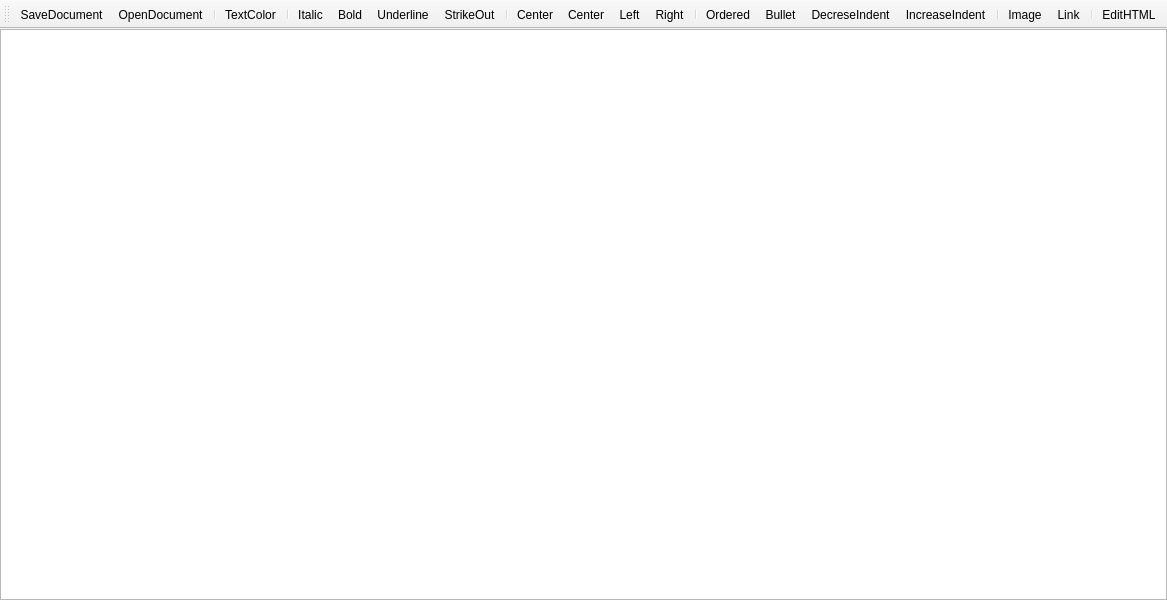
<?xml version="1.0" encoding="UTF-8"?>
<ui version="4.0">
 <class>MainWindow</class>
 <widget class="QMainWindow" name="MainWindow">
  <property name="geometry">
   <rect>
    <x>0</x>
    <y>0</y>
    <width>997</width>
    <height>600</height>
   </rect>
  </property>
  <property name="sizePolicy">
   <sizepolicy hsizetype="Minimum" vsizetype="Minimum">
    <horstretch>0</horstretch>
    <verstretch>0</verstretch>
   </sizepolicy>
  </property>
  <property name="windowTitle">
   <string>MainWindow</string>
  </property>
  <widget class="QWidget" name="centralwidget">
   <layout class="QHBoxLayout" name="horizontalLayout">
    <property name="spacing">
     <number>0</number>
    </property>
    <property name="leftMargin">
     <number>0</number>
    </property>
    <property name="topMargin">
     <number>0</number>
    </property>
    <property name="rightMargin">
     <number>0</number>
    </property>
    <property name="bottomMargin">
     <number>0</number>
    </property>
    <item>
     <widget class="QTextEdit" name="textEdit">
      <property name="font">
       <font>
        <family>JetBrains Mono</family>
        <pointsize>14</pointsize>
       </font>
      </property>
     </widget>
    </item>
   </layout>
  </widget>
  <widget class="QMenuBar" name="menubar">
   <property name="geometry">
    <rect>
     <x>0</x>
     <y>0</y>
     <width>997</width>
     <height>36</height>
    </rect>
   </property>
  </widget>
  <widget class="QToolBar" name="toolBar">
   <property name="sizePolicy">
    <sizepolicy hsizetype="Minimum" vsizetype="Preferred">
     <horstretch>0</horstretch>
     <verstretch>0</verstretch>
    </sizepolicy>
   </property>
   <property name="minimumSize">
    <size>
     <width>0</width>
     <height>0</height>
    </size>
   </property>
   <property name="windowTitle">
    <string>toolBar</string>
   </property>
   <property name="iconSize">
    <size>
     <width>20</width>
     <height>20</height>
    </size>
   </property>
   <attribute name="toolBarArea">
    <enum>TopToolBarArea</enum>
   </attribute>
   <attribute name="toolBarBreak">
    <bool>false</bool>
   </attribute>
   <addaction name="actionSaveDocument"/>
   <addaction name="actionOpenDocument"/>
   <addaction name="separator"/>
   <addaction name="actionTextColor"/>
   <addaction name="separator"/>
   <addaction name="actionItalic"/>
   <addaction name="actionBold"/>
   <addaction name="actionUnderline"/>
   <addaction name="actionStrikeOut"/>
   <addaction name="separator"/>
   <addaction name="actionCenter"/>
   <addaction name="actionJustify"/>
   <addaction name="actionLeft"/>
   <addaction name="actionRight"/>
   <addaction name="separator"/>
   <addaction name="actionOrdered"/>
   <addaction name="actionBullet"/>
   <addaction name="actionDecreseIndent"/>
   <addaction name="actionIncreaseIndent"/>
   <addaction name="separator"/>
   <addaction name="actionImage"/>
   <addaction name="actionLink"/>
   <addaction name="separator"/>
   <addaction name="actionEditHTML"/>
  </widget>
  <action name="actionBold">
   <property name="checkable">
    <bool>true</bool>
   </property>
   <property name="icon">
    <iconset resource="res.qrc">
     <normaloff>:/icons/bold.svg</normaloff>:/icons/bold.svg</iconset>
   </property>
   <property name="text">
    <string>Bold</string>
   </property>
   <property name="shortcut">
    <string>Ctrl+B</string>
   </property>
   <property name="menuRole">
    <enum>QAction::NoRole</enum>
   </property>
  </action>
  <action name="actionItalic">
   <property name="checkable">
    <bool>true</bool>
   </property>
   <property name="icon">
    <iconset resource="res.qrc">
     <normaloff>:/icons/italic.svg</normaloff>:/icons/italic.svg</iconset>
   </property>
   <property name="text">
    <string>Italic</string>
   </property>
   <property name="shortcut">
    <string>Ctrl+I</string>
   </property>
   <property name="menuRole">
    <enum>QAction::NoRole</enum>
   </property>
  </action>
  <action name="actionStrikeOut">
   <property name="checkable">
    <bool>true</bool>
   </property>
   <property name="icon">
    <iconset resource="res.qrc">
     <normaloff>:/icons/strikethrough.svg</normaloff>:/icons/strikethrough.svg</iconset>
   </property>
   <property name="text">
    <string>StrikeOut</string>
   </property>
   <property name="toolTip">
    <string>Перечеркнутый текст</string>
   </property>
   <property name="menuRole">
    <enum>QAction::NoRole</enum>
   </property>
  </action>
  <action name="actionJustify">
   <property name="checkable">
    <bool>true</bool>
   </property>
   <property name="icon">
    <iconset resource="res.qrc">
     <normaloff>:/icons/align-center.svg</normaloff>:/icons/align-center.svg</iconset>
   </property>
   <property name="text">
    <string>Center</string>
   </property>
   <property name="toolTip">
    <string>Выровнять по ширине</string>
   </property>
   <property name="shortcut">
    <string>Ctrl+J</string>
   </property>
   <property name="menuRole">
    <enum>QAction::NoRole</enum>
   </property>
  </action>
  <action name="actionCenter">
   <property name="checkable">
    <bool>true</bool>
   </property>
   <property name="icon">
    <iconset resource="res.qrc">
     <normaloff>:/icons/align-left.svg</normaloff>:/icons/align-left.svg</iconset>
   </property>
   <property name="text">
    <string>Center</string>
   </property>
   <property name="toolTip">
    <string>Выровнять по центру</string>
   </property>
   <property name="shortcut">
    <string>Ctrl+E</string>
   </property>
   <property name="menuRole">
    <enum>QAction::NoRole</enum>
   </property>
  </action>
  <action name="actionUnderline">
   <property name="checkable">
    <bool>true</bool>
   </property>
   <property name="icon">
    <iconset resource="res.qrc">
     <normaloff>:/icons/underline.svg</normaloff>:/icons/underline.svg</iconset>
   </property>
   <property name="text">
    <string>Underline</string>
   </property>
   <property name="shortcut">
    <string>Ctrl+U</string>
   </property>
   <property name="menuRole">
    <enum>QAction::NoRole</enum>
   </property>
  </action>
  <action name="actionLeft">
   <property name="checkable">
    <bool>true</bool>
   </property>
   <property name="icon">
    <iconset resource="res.qrc">
     <normaloff>:/icons/align-right.svg</normaloff>:/icons/align-right.svg</iconset>
   </property>
   <property name="text">
    <string>Left</string>
   </property>
   <property name="toolTip">
    <string>Выровнять по левому краю</string>
   </property>
   <property name="shortcut">
    <string>Ctrl+L</string>
   </property>
   <property name="menuRole">
    <enum>QAction::NoRole</enum>
   </property>
  </action>
  <action name="actionRight">
   <property name="checkable">
    <bool>true</bool>
   </property>
   <property name="icon">
    <iconset resource="res.qrc">
     <normaloff>:/icons/align-justify.svg</normaloff>:/icons/align-justify.svg</iconset>
   </property>
   <property name="text">
    <string>Right</string>
   </property>
   <property name="toolTip">
    <string>Выровнять по правому краю</string>
   </property>
   <property name="shortcut">
    <string>Ctrl+R</string>
   </property>
   <property name="menuRole">
    <enum>QAction::NoRole</enum>
   </property>
  </action>
  <action name="actionImage">
   <property name="icon">
    <iconset resource="res.qrc">
     <normaloff>:/icons/image.svg</normaloff>:/icons/image.svg</iconset>
   </property>
   <property name="text">
    <string>Image</string>
   </property>
   <property name="menuRole">
    <enum>QAction::NoRole</enum>
   </property>
  </action>
  <action name="actionLink">
   <property name="checkable">
    <bool>true</bool>
   </property>
   <property name="icon">
    <iconset resource="res.qrc">
     <normaloff>:/icons/link-2.svg</normaloff>:/icons/link-2.svg</iconset>
   </property>
   <property name="text">
    <string>Link</string>
   </property>
   <property name="menuRole">
    <enum>QAction::NoRole</enum>
   </property>
  </action>
  <action name="actionBullet">
   <property name="checkable">
    <bool>true</bool>
   </property>
   <property name="icon">
    <iconset resource="res.qrc">
     <normaloff>:/icons/list.svg</normaloff>:/icons/list.svg</iconset>
   </property>
   <property name="text">
    <string>Bullet</string>
   </property>
   <property name="toolTip">
    <string>Маркированный список</string>
   </property>
   <property name="shortcut">
    <string>Ctrl+Shift+L, B</string>
   </property>
   <property name="menuRole">
    <enum>QAction::NoRole</enum>
   </property>
  </action>
  <action name="actionOrdered">
   <property name="checkable">
    <bool>true</bool>
   </property>
   <property name="icon">
    <iconset resource="res.qrc">
     <normaloff>:/icons/list-ordered.svg</normaloff>:/icons/list-ordered.svg</iconset>
   </property>
   <property name="text">
    <string>Ordered</string>
   </property>
   <property name="toolTip">
    <string>Нумерованный список</string>
   </property>
   <property name="shortcut">
    <string>Ctrl+Shift+L, N</string>
   </property>
   <property name="menuRole">
    <enum>QAction::NoRole</enum>
   </property>
  </action>
  <action name="actionTextColor">
   <property name="icon">
    <iconset resource="res.qrc">
     <normaloff>:/icons/textColor.svg</normaloff>:/icons/textColor.svg</iconset>
   </property>
   <property name="text">
    <string>TextColor</string>
   </property>
   <property name="toolTip">
    <string>Изменить цвет текста</string>
   </property>
   <property name="menuRole">
    <enum>QAction::NoRole</enum>
   </property>
  </action>
  <action name="actionIncreaseIndent">
   <property name="icon">
    <iconset resource="res.qrc">
     <normaloff>:/icons/increase-indent.svg</normaloff>:/icons/increase-indent.svg</iconset>
   </property>
   <property name="text">
    <string>IncreaseIndent</string>
   </property>
   <property name="toolTip">
    <string>Добавить символ таблуляции в начало строки</string>
   </property>
   <property name="shortcut">
    <string>Ctrl+Shift+.</string>
   </property>
   <property name="menuRole">
    <enum>QAction::NoRole</enum>
   </property>
  </action>
  <action name="actionDecreseIndent">
   <property name="icon">
    <iconset resource="res.qrc">
     <normaloff>:/icons/decrease-indent.svg</normaloff>:/icons/decrease-indent.svg</iconset>
   </property>
   <property name="text">
    <string>DecreseIndent</string>
   </property>
   <property name="toolTip">
    <string>Удалить символ табуляции из начала строки</string>
   </property>
   <property name="shortcut">
    <string>Ctrl+Shift+,</string>
   </property>
   <property name="menuRole">
    <enum>QAction::NoRole</enum>
   </property>
  </action>
  <action name="actionEditHTML">
   <property name="icon">
    <iconset resource="res.qrc">
     <normaloff>:/icons/edit-svg.svg</normaloff>:/icons/edit-svg.svg</iconset>
   </property>
   <property name="text">
    <string>EditHTML</string>
   </property>
   <property name="toolTip">
    <string>Редактировать исходный HTML документ</string>
   </property>
   <property name="menuRole">
    <enum>QAction::NoRole</enum>
   </property>
  </action>
  <action name="actionSaveDocument">
   <property name="icon">
    <iconset resource="res.qrc">
     <normaloff>:/icons/save.svg</normaloff>:/icons/save.svg</iconset>
   </property>
   <property name="text">
    <string>SaveDocument</string>
   </property>
   <property name="toolTip">
    <string>Сохранить документ как</string>
   </property>
   <property name="shortcut">
    <string>Ctrl+S</string>
   </property>
   <property name="menuRole">
    <enum>QAction::NoRole</enum>
   </property>
  </action>
  <action name="actionOpenDocument">
   <property name="icon">
    <iconset resource="res.qrc">
     <normaloff>:/icons/open.svg</normaloff>:/icons/open.svg</iconset>
   </property>
   <property name="text">
    <string>OpenDocument</string>
   </property>
   <property name="toolTip">
    <string>Открыть документ</string>
   </property>
   <property name="shortcut">
    <string>Ctrl+O</string>
   </property>
   <property name="menuRole">
    <enum>QAction::NoRole</enum>
   </property>
  </action>
 </widget>
 <resources>
  <include location="res.qrc"/>
 </resources>
 <connections/>
</ui>
